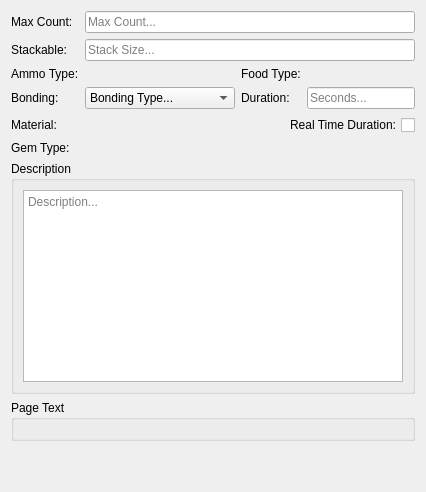
       <widget class="QWidget" name="tab_2">
        <attribute name="title">
         <string>Misc</string>
        </attribute>
        <layout class="QGridLayout" name="gridLayout_14">
         <item row="2" column="1">
          <layout class="QHBoxLayout" name="ammotypeLayout"/>
         </item>
         <item row="1" column="0">
          <widget class="QLabel" name="label_45">
           <property name="text">
            <string>Stackable:</string>
           </property>
          </widget>
         </item>
         <item row="0" column="0">
          <widget class="QLabel" name="label_44">
           <property name="text">
            <string>Max Count:</string>
           </property>
          </widget>
         </item>
         <item row="3" column="0">
          <widget class="QLabel" name="label_47">
           <property name="text">
            <string>Bonding:</string>
           </property>
          </widget>
         </item>
         <item row="2" column="0">
          <widget class="QLabel" name="label_42">
           <property name="text">
            <string>Ammo Type:</string>
           </property>
          </widget>
         </item>
         <item row="4" column="0">
          <widget class="QLabel" name="label_48">
           <property name="text">
            <string>Material:</string>
           </property>
          </widget>
         </item>
         <item row="5" column="0">
          <widget class="QLabel" name="label_54">
           <property name="text">
            <string>Gem Type:</string>
           </property>
          </widget>
         </item>
         <item row="2" column="2">
          <widget class="QLabel" name="label_58">
           <property name="text">
            <string>Food Type:</string>
           </property>
          </widget>
         </item>
         <item row="2" column="3">
          <layout class="QHBoxLayout" name="foodtypeLayout"/>
         </item>
         <item row="1" column="1" colspan="3">
          <widget class="QLineEdit" name="stackableEdit">
           <property name="placeholderText">
            <string>Stack Size...</string>
           </property>
          </widget>
         </item>
         <item row="6" column="0" colspan="4">
          <widget class="QGroupBox" name="groupBox_10">
           <property name="title">
            <string>Description</string>
           </property>
           <layout class="QHBoxLayout" name="horizontalLayout_6">
            <item>
             <widget class="QTextEdit" name="descEdit">
              <property name="placeholderText">
               <string>Description...</string>
              </property>
             </widget>
            </item>
           </layout>
          </widget>
         </item>
         <item row="5" column="1" colspan="3">
          <layout class="QHBoxLayout" name="gemtypeLayout"/>
         </item>
         <item row="0" column="1" colspan="3">
          <widget class="QLineEdit" name="maxcountEdit">
           <property name="placeholderText">
            <string>Max Count...</string>
           </property>
          </widget>
         </item>
         <item row="7" column="0" colspan="4">
          <widget class="QGroupBox" name="pagetextGB">
           <property name="title">
            <string>Page Text</string>
           </property>
           <layout class="QVBoxLayout" name="verticalLayout">
            <item>
             <layout class="QHBoxLayout" name="languageLayout"/>
            </item>
           </layout>
          </widget>
         </item>
         <item row="8" column="0" colspan="4">
          <spacer name="verticalSpacer_5">
           <property name="orientation">
            <enum>Qt::Vertical</enum>
           </property>
           <property name="sizeHint" stdset="0">
            <size>
             <width>20</width>
             <height>40</height>
            </size>
           </property>
          </spacer>
         </item>
         <item row="3" column="1">
          <widget class="QComboBox" name="bondingCB">
           <item>
            <property name="text">
             <string>Bonding Type...</string>
            </property>
           </item>
           <item>
            <property name="text">
             <string>Binds when picked up</string>
            </property>
           </item>
           <item>
            <property name="text">
             <string>Binds when equipped</string>
            </property>
           </item>
           <item>
            <property name="text">
             <string>Binds when used</string>
            </property>
           </item>
           <item>
            <property name="text">
             <string>Quest item</string>
            </property>
           </item>
          </widget>
         </item>
         <item row="3" column="2">
          <widget class="QLabel" name="label_61">
           <property name="text">
            <string>Duration:</string>
           </property>
          </widget>
         </item>
         <item row="3" column="3">
          <widget class="QLineEdit" name="durationEdit">
           <property name="placeholderText">
            <string>Seconds...</string>
           </property>
          </widget>
         </item>
         <item row="4" column="1">
          <layout class="QHBoxLayout" name="materialLayout"/>
         </item>
         <item row="4" column="2" colspan="2">
          <widget class="QCheckBox" name="realtimeCheck">
           <property name="layoutDirection">
            <enum>Qt::RightToLeft</enum>
           </property>
           <property name="text">
            <string>Real Time Duration:</string>
           </property>
          </widget>
         </item>
        </layout>
       </widget>
